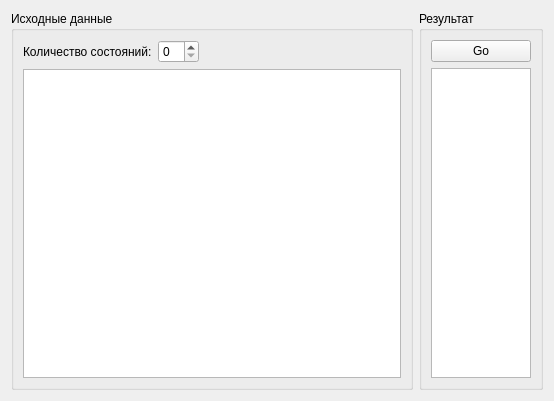
<?xml version="1.0" encoding="UTF-8"?>
<ui version="4.0">
 <class>Form</class>
 <widget class="QWidget" name="Form">
  <property name="geometry">
   <rect>
    <x>0</x>
    <y>0</y>
    <width>554</width>
    <height>401</height>
   </rect>
  </property>
  <property name="windowTitle">
   <string>Состояния</string>
  </property>
  <layout class="QGridLayout" name="gridLayout">
   <item row="1" column="0">
    <widget class="QGroupBox" name="groupBox">
     <property name="title">
      <string>Исходные данные</string>
     </property>
     <layout class="QGridLayout" name="gridLayout_2">
      <item row="0" column="0">
       <widget class="QLabel" name="labelStatesCount">
        <property name="sizePolicy">
         <sizepolicy hsizetype="Minimum" vsizetype="Preferred">
          <horstretch>0</horstretch>
          <verstretch>0</verstretch>
         </sizepolicy>
        </property>
        <property name="text">
         <string>Количество состояний:</string>
        </property>
       </widget>
      </item>
      <item row="0" column="1">
       <widget class="QSpinBox" name="spinBoxStatesCount"/>
      </item>
      <item row="0" column="2">
       <spacer name="horizontalSpacer">
        <property name="orientation">
         <enum>Qt::Horizontal</enum>
        </property>
        <property name="sizeHint" stdset="0">
         <size>
          <width>40</width>
          <height>20</height>
         </size>
        </property>
       </spacer>
      </item>
      <item row="1" column="0" colspan="3">
       <widget class="QTableWidget" name="tableWidgetMatrix">
        <property name="gridStyle">
         <enum>Qt::DotLine</enum>
        </property>
       </widget>
      </item>
     </layout>
    </widget>
   </item>
   <item row="1" column="1">
    <widget class="QGroupBox" name="groupBox_2">
     <property name="sizePolicy">
      <sizepolicy hsizetype="Fixed" vsizetype="Preferred">
       <horstretch>0</horstretch>
       <verstretch>0</verstretch>
      </sizepolicy>
     </property>
     <property name="title">
      <string>Результат</string>
     </property>
     <layout class="QVBoxLayout" name="verticalLayout">
      <item>
       <widget class="QPushButton" name="pushButtonSolve">
        <property name="text">
         <string>Go</string>
        </property>
       </widget>
      </item>
      <item>
       <widget class="QListWidget" name="listWidgetSolution">
        <property name="maximumSize">
         <size>
          <width>100</width>
          <height>16777215</height>
         </size>
        </property>
       </widget>
      </item>
     </layout>
    </widget>
   </item>
  </layout>
 </widget>
 <resources/>
 <connections/>
</ui>
